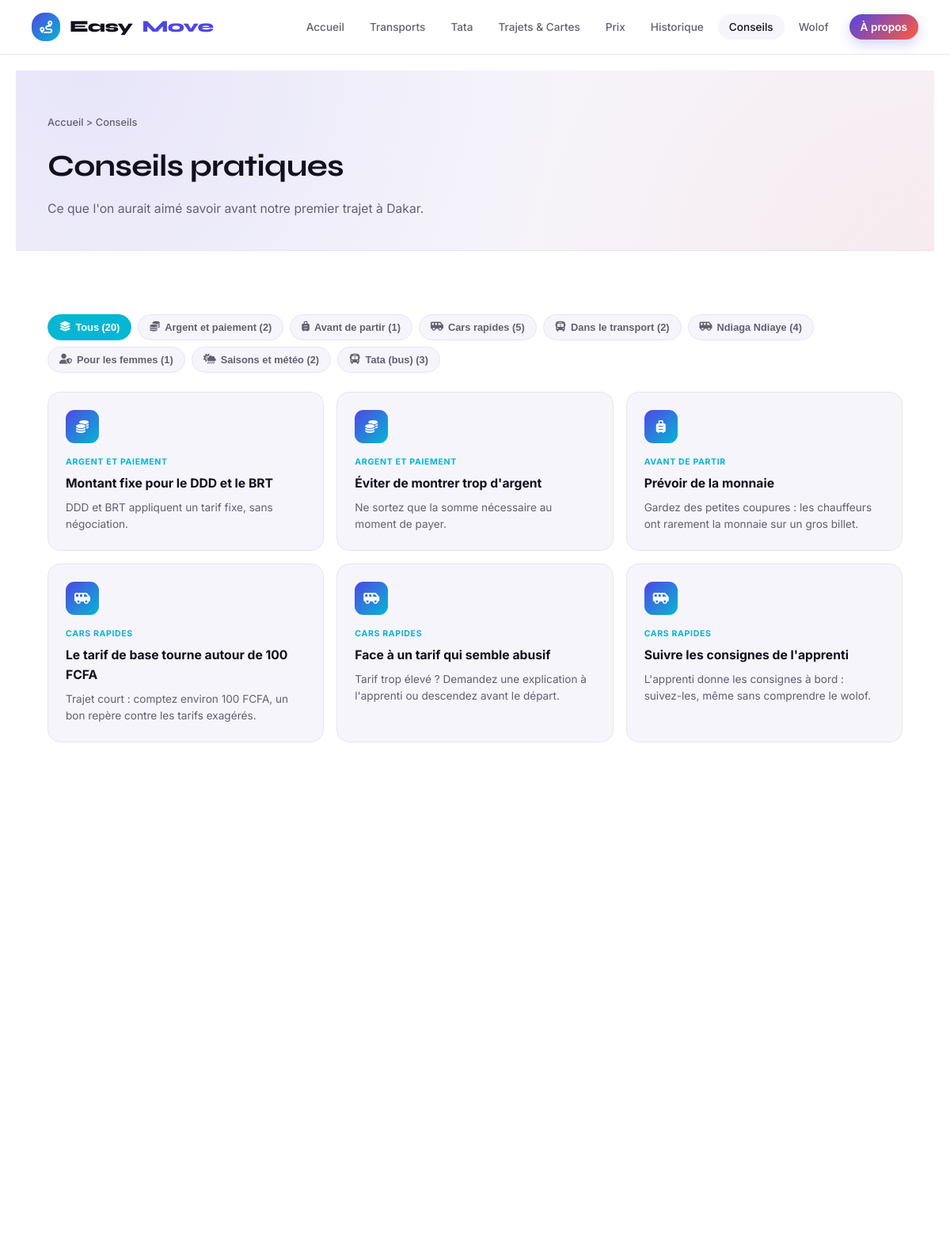
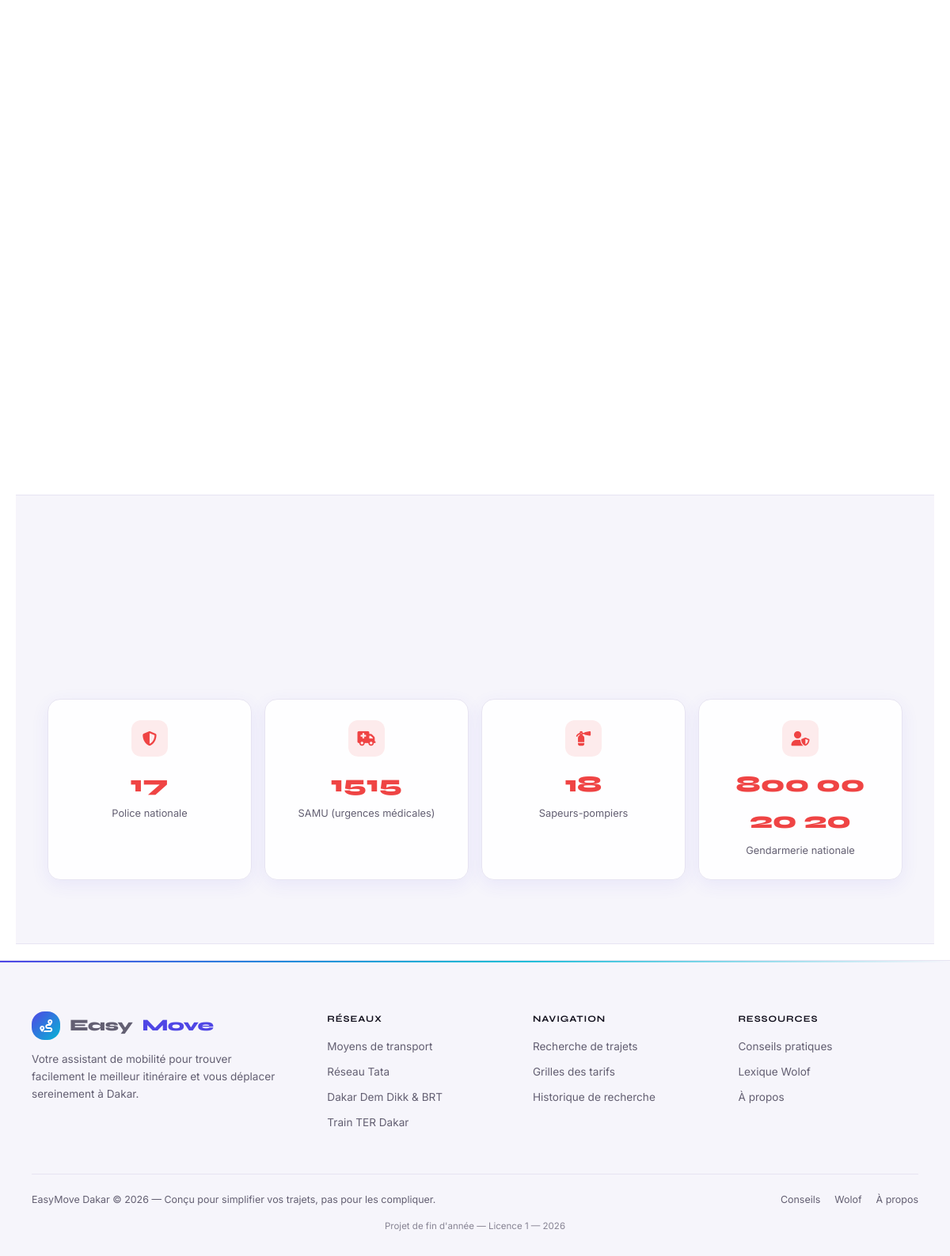
The page /conseils on the database its author committed (2 pictures, top to bottom).
### tables this page shows
CREATE TABLE conseils (
    id_conseil    INTEGER PRIMARY KEY AUTOINCREMENT,
    categorie     TEXT NOT NULL,     -- 'Sécurité', 'Argent', 'Comportement'
    titre         TEXT NOT NULL,
    contenu       TEXT NOT NULL,
    periode       TEXT               -- 'Heures de pointe', 'Toute l'année'
);

CREATE TABLE infos_utiles (
    id_info     INTEGER PRIMARY KEY AUTOINCREMENT,
    categorie   TEXT NOT NULL,      -- 'Urgence', 'À emporter'
    libelle     TEXT NOT NULL,
    valeur      TEXT
);

### app.py (the view)
@app.route("/conseils")
def conseils():
    tous_conseils = database.get_tous_les_conseils()
    infos = database.get_infos_utiles()
    return render_template(
        "conseils.html",
        conseils_par_categorie=grouper_par(tous_conseils, "categorie"),
        infos_urgence=[dict(i) for i in infos if i["categorie"] == "Urgence"],
        active_page="conseils",
    )

### app.py (called while the page is built)
def grouper_par(liste, cle):
    groupes = OrderedDict()
    for item in liste:
        valeur = item[cle]
        groupes.setdefault(valeur, []).append(item)
    return groupes

### database.py (called while the page is built)
def get_connection():
    conn = sqlite3.connect(DB_PATH)
    conn.row_factory = sqlite3.Row
    conn.execute("PRAGMA foreign_keys = ON")
    return conn

def get_tous_les_conseils():
    conn = get_connection()
    conseils = conn.execute(
        "SELECT * FROM conseils ORDER BY categorie, id_conseil"
    ).fetchall()
    conn.close()
    return conseils

def get_infos_utiles():
    conn = get_connection()
    infos = conn.execute(
        "SELECT * FROM infos_utiles ORDER BY categorie, id_info"
    ).fetchall()
    conn.close()
    return infos

### templates/conseils.html (shortened to what this page needs)
{% extends "base.html" %}
{% from "_icons.html" import icone_categorie_conseil %}
{% block content %}
    <div class="page-header">
        <div class="container">
            <div class="breadcrumb"><a href="{{ url_for('accueil') }}">Accueil</a> > Conseils</div>
            <h1>Conseils pratiques</h1>
            <p>Ce que l'on aurait aimé savoir avant notre premier trajet à Dakar.</p>
        </div>
    </div>
    <section class="section" style="padding-bottom:32px;">
        <div class="container">
            <div class="conseils-filters">
                <button type="button" class="conseil-filtre actif" data-filtre="tous">
                    <i class="fa-solid fa-layer-group"></i> Tous ({{ conseils_par_categorie.values()|map('length')|sum }})
                </button>
                {% for categorie, liste in conseils_par_categorie.items() %}
                <button type="button" class="conseil-filtre" data-filtre="{{ categorie }}">
                    <i class="fa-solid {{ icone_categorie_conseil(categorie) }}"></i>
                    {{ categorie }} ({{ liste|length }})
                </button>
                {% endfor %}
            </div>
            <div class="conseils-grid" id="conseilsGrid">
                {% for categorie, liste in conseils_par_categorie.items() %}
                {% for c in liste %}
                <div class="conseil-card reveal" data-categorie="{{ categorie }}">
                    <div class="conseil-card-icon">
                        <i class="fa-solid {{ icone_categorie_conseil(categorie) }}"></i>
                    </div>
                    <div class="conseil-card-body">
                        <span class="cc-categorie">{{ categorie }}</span>
                        <div class="cc-titre">{{ c.titre }}</div>
                        <p class="cc-texte">{{ c.contenu }}</p>
                    </div>
                </div>
                {% endfor %}
                {% endfor %}
            </div>
        </div>
    </section>
    <section class="section section-alt">
        <div class="container">
            <div class="urgence-grid">
                {% for info in infos_urgence %}
                <div class="urgence-card">
                    <div class="urgence-card-icon">
                        <i class="fa-solid {% if 'Police' in info.libelle %}fa-shield-halved{% elif 'SAMU' in info.libelle %}fa-truck-medical{% elif 'Sapeurs' in info.libelle %}fa-fire-extinguisher{% else %}fa-user-shield{% endif %}"></i>
                    </div>
                    <div class="num">{{ info.valeur }}</div>
                    <div class="label">{{ info.libelle }}</div>
                </div>
                {% endfor %}
            </div>
        </div>
    </section>
{% endblock %}

### rows shown on the page
conseils: categorie "Argent et paiement", liste "2", categorie "ARGENT ET PAIEMENT", titre "Montant fixe pour le DDD et le BRT", contenu "DDD et BRT appliquent un tarif fixe, sans négociation."
conseils: categorie "Avant de partir", liste "1", categorie "AVANT DE PARTIR", titre "Prévoir de la monnaie", contenu "Gardez des petites coupures : les chauffeurs ont rarement la monnaie sur un gros billet."
conseils: categorie "Cars rapides", liste "5", categorie "CARS RAPIDES", titre "Le tarif de base tourne autour de 100 FCFA", contenu "Trajet court : comptez environ 100 FCFA, un bon repère contre les tarifs exagérés."
conseils: categorie "Dans le transport", liste "2"
conseils: categorie "Ndiaga Ndiaye", liste "4"
conseils: categorie "Pour les femmes", liste "1"
conseils: categorie "Saisons et météo", liste "2"
conseils: categorie "Tata (bus)", liste "3"
conseils: titre "Éviter de montrer trop d'argent", contenu "Ne sortez que la somme nécessaire au moment de payer."
conseils: titre "Face à un tarif qui semble abusif", contenu "Tarif trop élevé ? Demandez une explication à l'apprenti ou descendez avant le départ."
conseils: titre "Suivre les consignes de l'apprenti", contenu "L'apprenti donne les consignes à bord : suivez-les, même sans comprendre le wolof."
infos_utiles: valeur "17", libelle "Police nationale"
infos_utiles: valeur "1515", libelle "SAMU (urgences médicales)"
infos_utiles: valeur "18", libelle "Sapeurs-pompiers"
infos_utiles: valeur "800 00 20 20", libelle "Gendarmerie nationale"

### other values the page prints
{{ conseils_par_categorie.values()|map('length')|sum }} "20"
